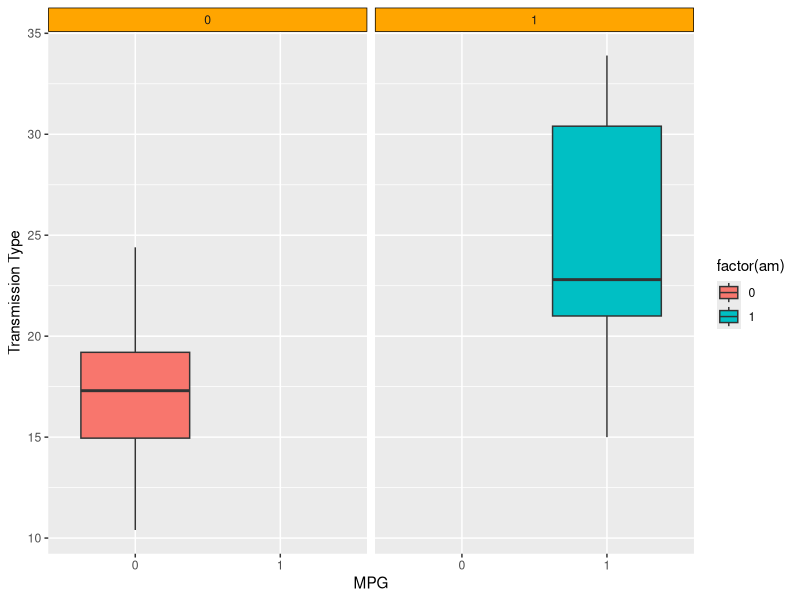

This chart was generated by the following R code: (Note: this script raises an error after producing the figure.)
## ---- chunk 1
library(ggplot2)
library(knitr)
data("mtcars")

mtcarsorig=mtcars
#Making factors out of categorical variables
mtcars$cyl=factor(mtcars$cyl)
mtcars$vs=factor(mtcars$vs)
mtcars$gear=factor(mtcars$gear)
mtcars$carb=factor(mtcars$carb)

#Checking out general and by transmission type mean values
df=data.frame(lapply(list(mtcars$mpg,subset(mtcars,mtcars$am==1)$mpg,subset(mtcars,mtcars$am==0)$mpg),mean))
colnames(df)=c("General Mean","Automatic Transmission Mean","Manual Transmission Mean")

## ---- chunk 2
kable(df)

## ---- chunk 3
fit=lm(mpg~am,mtcars)
ars=round(summary(fit)$adj.r.squared,2)
sigma=round(summary(fit)$sigma,2)

## ---- chunk 4

t1=t.test(mtcars[mtcars$am==0,"mpg"],mtcars[mtcars$am==1,"mpg"], mpaired = FALSE, var.equal = FALSE)
## Subset and test 4 cyl motors
mtcars2=subset(mtcars,mtcars$cyl==4)
t2=t.test(mtcars2[mtcars2$am==0,"mpg"],mtcars2[mtcars2$am==1,"mpg"],mpaired = FALSE, var.equal = FALSE)
   

## Subset and test > 4 cyl motors
mtcars2=subset(mtcars,mtcars$cyl!=4)
t3=t.test(mtcars[mtcars2$am==0,"mpg"],mtcars2[mtcars2$am==1,"mpg"],mpaired = FALSE, var.equal = FALSE)

## ---- chunk 5
print(sort(abs(cor(mtcarsorig)[1:5,1]),decreasin=T))

## ---- chunk 6
model=data.frame()

fit=lm(mpg~am,mtcars)
model[1,"vars"]="mpg~am"
model[1,"ars"]=  round(summary(fit)$adj.r.squared,2)
model[1,"sigma"]=round(summary(fit)$sigma,2)

#fit2=update(mpg~.,mtcars)
fit2=update(fit,mpg~am+cyl)
model[2,"vars"]="mpg~am+cyl "
model[2,"ars"]=  round(summary(fit2)$adj.r.squared,2)
model[2,"sigma"]=round(summary(fit2)$sigma,2)

fit3=update(fit,mpg~am+cyl+drat)
model[3,"vars"]="mpg~am+drat "
model[3,"ars"]=  round(summary(fit3)$adj.r.squared,2)
model[3,"sigma"]=round(summary(fit3)$sigma,2)

fit4=update(fit,mpg~am+cyl+drat+wt)
model[4,"vars"]="mpg~am+drat+wt "
model[4,"ars"]=  round(summary(fit4)$adj.r.squared,2)
model[4,"sigma"]=round(summary(fit4)$sigma,2)

fit5=update(fit,mpg~am+cyl+drat+wt)
model[5,"vars"]="mpg~am+cyl+drat+wt "
model[5,"ars"]=  round(summary(fit5)$adj.r.squared,2)
model[5,"sigma"]=round(summary(fit5)$sigma,2)

fit6=update(fit,mpg~am+cyl+drat+wt+qsec)
model[6,"vars"]="mpg~am+cyl+drat+wt+qsec "
model[6,"ars"]=  round(summary(fit6)$adj.r.squared,2)
model[6,"sigma"]=round(summary(fit6)$sigma,2)

fit7=update(fit,mpg~am+cyl+drat+wt+qsec+vs)
model[7,"vars"]="mpg~am+cyl+drat+wt+qsec+vs "
model[7,"ars"]=  round(summary(fit7)$adj.r.squared,2)
model[7,"sigma"]=round(summary(fit7)$sigma,2)

fit8=update(fit,mpg~am+cyl+drat+wt+qsec+vs+gear)
model[8,"vars"]="mpg~am+cyl+drat+wt+qsec+vs+gear "
model[8,"ars"]=  round(summary(fit8)$adj.r.squared,2)
model[8,"sigma"]=round(summary(fit8)$sigma,2)


fit9=update(fit,mpg~am+cyl+wt)
model[9,"vars"]="mpg~am+cyl+wt "
model[9,"ars"]=  round(summary(fit9)$adj.r.squared,2)
model[9,"sigma"]=round(summary(fit9)$sigma,2)

fit10=update(fit,mpg~am+cyl+qsec)
model[10,"vars"]="mpg~am+cyl+qsec "
model[10,"ars"]=  round(summary(fit10)$adj.r.squared,2)
model[10,"sigma"]=round(summary(fit10)$sigma,2)

fit11=update(fit,mpg~cyl+drat+wt+qsec)
model[11,"vars"]="mpg~cyl+drat+wt+qsec "
model[11,"ars"]=  round(summary(fit11)$adj.r.squared,2)
model[11,"sigma"]=round(summary(fit11)$sigma,2)

kable(model)


## ---- chunk 7

p<-ggplot(mtcars,aes(x=factor(am),y=mpg,fill=factor(am))) +
            geom_boxplot() +
            facet_grid(. ~ am )+        
            scale_x_discrete("MPG") +
            labs(y="Transmission Type")+          
          theme( strip.background = element_rect(colour = "black", fill = "orange")                               )

print(p)

## ---- chunk 8
require(GGally)

g = ggpairs(mtcarsorig, lower = list(continuous = "smooth"),params = c(method ="loess"))
g
#pairs(mtcars,main="MPG effect analysis")

## ---- chunk 9

par(mfrow=c(2,2))
plot(fit6)

